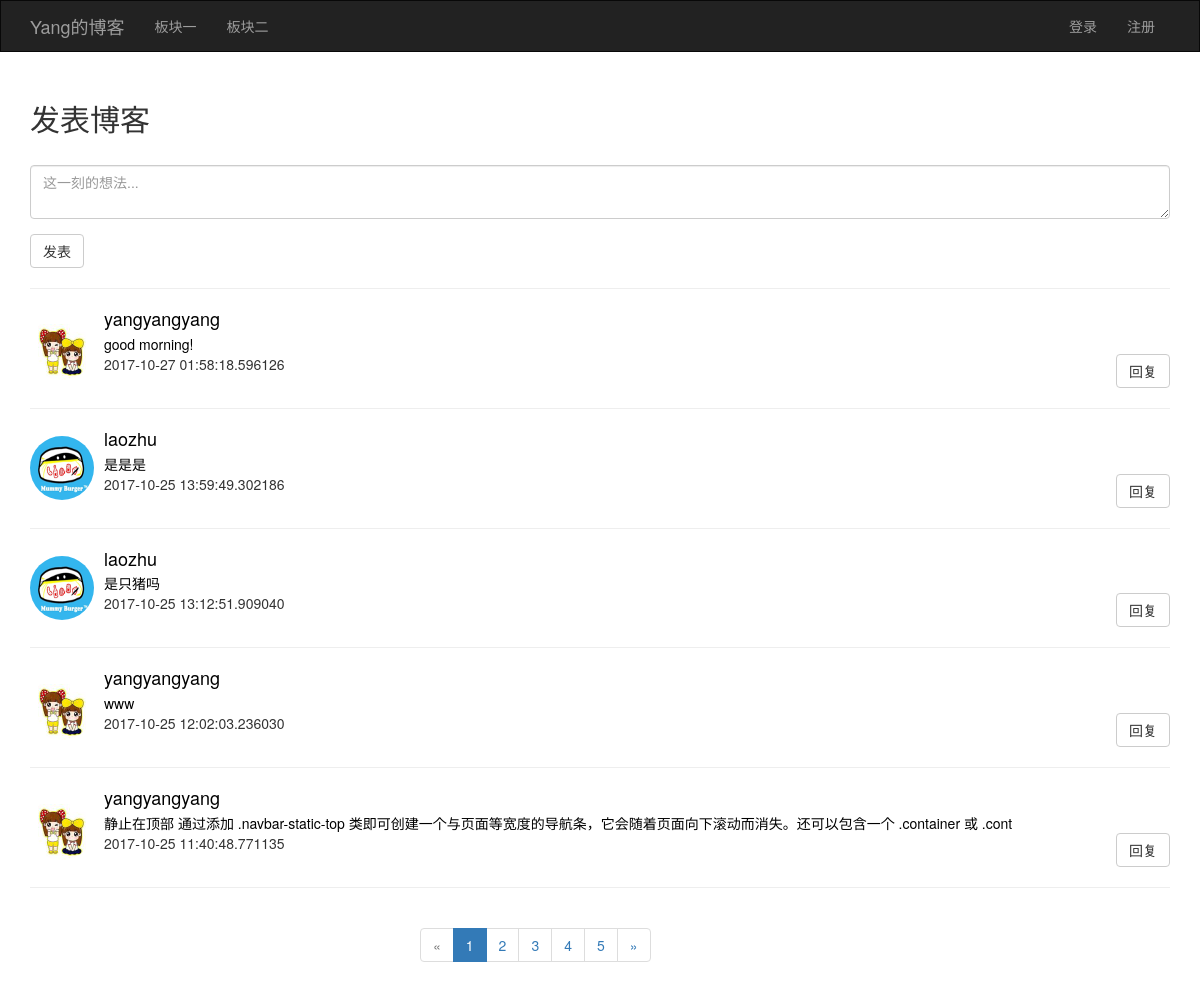
The page / on the database its author committed.
### app/models/posts.py (models this page shows)
class Posts(db.Model):
    __tablename__ = 'posts'
    id = db.Column(db.Integer, primary_key=True)
    rid = db.Column(db.Integer, index=True, default=0)
    content = db.Column(db.Text)
    timestamp = db.Column(db.DateTime, default=datetime.utcnow)
    uid = db.Column(db.Integer, db.ForeignKey('users.id'))

### app/models/user.py (models this page shows, shortened)
class User(UserMixin, db.Model):
    __tablename__ = 'users'
    id = db.Column(db.Integer, primary_key=True)
    username = db.Column(db.String(32), unique=True)
    password_hash = db.Column(db.String(128))
    email = db.Column(db.String(64))
    confirmed = db.Column(db.Boolean, default=False)
    photo_url = db.Column(db.String(128), default='default.jpg')
    posts = db.relationship('Posts', backref='user', lazy='dynamic')
    @property
    def password(self):
        raise AttributeError('密码是不可读的属性')

### app/views/main.py (the view, shortened to what this page needs)
@main.route('/', methods=['GET', 'POST'])
def index():
    form = PostsForm()
    page = request.args.get('page', 1, type=int)
    pagination = Posts.query.filter_by(rid=0).order_by(Posts.timestamp.desc()).paginate(page=page,per_page=5, error_out=False)
    posts = pagination.items
    return render_template('main/index.html', form=form, posts=posts, pagination=pagination)

### app/forms/posts.py (shortened to what this page needs)
class PostsForm(FlaskForm):
    content = TextAreaField('', render_kw={'placeholder': '这一刻的想法...'},
                            validators=[DataRequired()])
    submit = SubmitField('发表')

### app/templates/main/index.html (shortened to what this page needs)
{% extends 'common/base.html' %}
{% from 'common/macro.html' import pagination_show, post_show %}
{% block page_content %}
    <h2 style="margin-top: 30px;">发表博客</h2>
    {{ wtf.quick_form(form) }}
    {{ post_show(posts) }}
    <div class="row">
        <div class="col-md-4"></div>
        <div class="col-md-4">
            {{ pagination_show(pagination, 'main.index', '', '') }}
        </div>
        <div class="col-md-4"></div>
    </div>
{% endblock %}

### app/templates/common/macro.html (shortened to what this page needs)
{% macro pagination_show(pagination, endpoint, value, value1) %}
<nav aria-label="Page navigation">
    <ul class="pagination ">
        <li {% if not pagination.has_prev %}class="disabled"{% endif %}>
            <a href="{% if pagination.has_prev %}{{ url_for(endpoint, page=pagination.pre_num, username=value,pid=value1, **kwargs) }}
            {% else %}#{% endif %}" aria-label="Previous">
                <span aria-hidden="true">&laquo;</span>
            </a>
        </li>
        {% for p in pagination.iter_pages() %}
            {% if p %}
            <li {% if pagination.page==p %}class="active"{% endif %}><a href="{{ url_for(endpoint, page=p,username=value,pid=value1, **kwargs) }}">{{ p }}</a></li>
            {% else %}
            <li><a href="#">&hellip;</a></li>
            {% endif %}
        {% endfor %}
        <li {% if not pagination.has_next %}class="disabled" {% endif %}>
            <a href="{% if pagination.has_next %}
                {{ url_for(endpoint, page=pagination.next_num,username=value,pid=value1, **kwargs) }}{% else %}#{% endif %}" aria-label="Next">
                <span aria-hidden="true">&raquo;</span>
            </a>
        </li>
    </ul>
</nav>
{% endmacro %}
{% macro post_show(posts) %}
    {% for post in posts %}
    <hr/>
    <div class="media">
        <div class="media-left media-middle">
            <a href="{{ url_for('main.usermessage', username=post.user.username) }}">
                <img class="media-object img-circle" src="{{ url_for('static', filename='upload/' + post.user.photo_url) }}"
                     style="width: 64px; height: 64px;" alt="...">
            </a>
        </div>
        <div class="media-body">
            <h4 class="media-heading"><a href="{{ url_for('main.usermessage', username=post.user.username) }}">{{ post.user.username }}</a></h4>
            <a href="{{ url_for('main.comment', pid=post.id) }}">{{ post.content }}</a><br/>
            {{ post.timestamp }}
            <div style="float:right;">
                <a class="btn btn-default" href="{{ url_for('main.comment', pid=post.id) }}" role="button">回复</a>
            </div>
        </div>
    </div>
    {% endfor %}
    <hr/>
{% endmacro %}

### app/static/css/common.css (style rules this page uses)
a { color: #000; }

### rows shown on the page
Posts: photo_url (picture), user.username "yangyangyang", content "good morning!", timestamp "2017-10-27 01:58:18.596126"
Posts: photo_url (picture), user.username "laozhu", content "是是是", timestamp "2017-10-25 13:59:49.302186"
Posts: photo_url (picture), user.username "laozhu", content "是只猪吗", timestamp "2017-10-25 13:12:51.909040"
Posts: photo_url (picture), user.username "yangyangyang", content "www", timestamp "2017-10-25 12:02:03.236030"
Posts: photo_url (picture), user.username "yangyangyang", content "静止在顶部 通过添加 .navbar-static-top 类即可创建一个与页面等宽度的导航条，它会随着页面向下滚动而消失。还可以包含一个 .container 或 .cont", timestamp "2017-10-25 11:40:48.771135"

### other values the page prints
{{ p }} "1" "2" "3" "4" "5"
